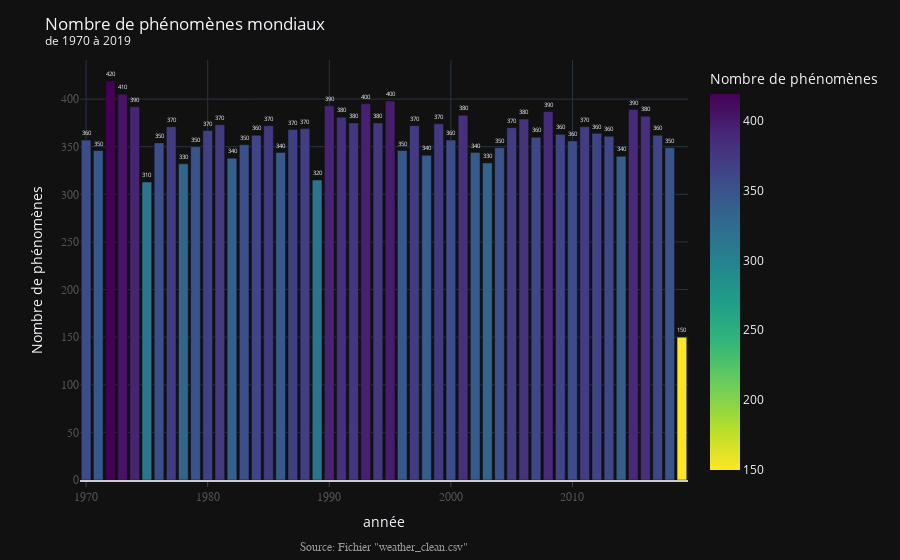

Source (notebook cell):
### Markdown cell above
Nombre de phénomènes de 1970 à 2019

### Code cell
# Graph
fig = px.bar(df_wea_year_gp,
             y='count_ufo_shape',
             x='year',
             text='count_ufo_shape',
             labels={'count_ufo_shape': 'Nombre de phénomènes',
                     'year': 'année'},
             color="count_ufo_shape",
             color_continuous_scale="Viridis_r",
             template=TEMPLATE)

# Text
fig.update_traces(texttemplate='%{text:.2s}',
                  textposition='outside')
fig.update_layout(title='Nombre de phénomènes mondiaux<br>'
                  '<sup>de 1970 à 2019</sup>',
                  showlegend=True,
                  xaxis=dict(
                        showline=True,
                        showgrid=True,
                        showticklabels=True,
                        linecolor='rgb(204, 204, 204)',
                        linewidth=2,
                        ticks='outside',
                        tickfont=dict(
                            family='Arial',
                            size=12,
                            color='rgb(82, 82, 82)'
                        ),
                  ),
                  yaxis=dict(
                      showgrid=True,
                      zeroline=False,
                      showline=False,
                      showticklabels=True,
                      tickfont=dict(
                          family='Arial',
                          size=12,
                          color='rgb(82, 82, 82)'
                      ),
                  )
                  #                   plot_bgcolor='white'
                  )

# Annotations
annotations = []

# Source
annotations.append(dict(xref='paper', yref='paper', x=0.5, y=-0.14,
                        xanchor='center', yanchor='top',
                        text='Source: Fichier "weather_clean.csv"',
                        font=dict(family='Arial',
                                  size=12,
                                  color='rgb(150,150,150)'),
                        showarrow=False))


fig.update_layout(annotations=annotations)

fig.show()

### Figure 1 — Plotly figure (JSON) as saved in the notebook; plotly's stock layout.template omitted (floating-point values rounded to 4 significant figures)
{"data": [{"alignmentgroup": "True", "hovertemplate": "année=%{x}<br>Nombre de phénomènes=%{marker.color}<extra></extra>", "legendgroup": "", "marker": {"color": [357, 346, 419, 405, 392, 313, 354, 371, 332, 350, 367, 373, 338, 352, 362, 372, 344, 368, 369, 315, 393, 381, 375, 395, 375, 398, 346, 372, 341, 374, 357, 383, 344, 333, 349, 370, 379, 360, 387, 363, 356, 371, 364, 361, 340, 389, 382, 362, 349, 150], "coloraxis": "coloraxis"}, "name": "", "offsetgroup": "", "orientation": "v", "showlegend": false, "text": [357, 346, 419, 405, 392, 313, 354, 371, 332, 350, 367, 373, 338, 352, 362, 372, 344, 368, 369, 315, 393, 381, 375, 395, 375, 398, 346, 372, 341, 374, 357, 383, 344, 333, 349, 370, 379, 360, 387, 363, 356, 371, 364, 361, 340, 389, 382, 362, 349, 150], "textposition": "outside", "texttemplate": "%{text:.2s}", "type": "bar", "x": [1970, 1971, 1972, 1973, 1974, 1975, 1976, 1977, 1978, 1979, 1980, 1981, 1982, 1983, 1984, 1985, 1986, 1987, 1988, 1989, 1990, 1991, 1992, 1993, 1994, 1995, 1996, 1997, 1998, 1999, 2000, 2001, 2002, 2003, 2004, 2005, 2006, 2007, 2008, 2009, 2010, 2011, 2012, 2013, 2014, 2015, 2016, 2017, 2018, 2019], "xaxis": "x", "y": [357, 346, 419, 405, 392, 313, 354, 371, 332, 350, 367, 373, 338, 352, 362, 372, 344, 368, 369, 315, 393, 381, 375, 395, 375, 398, 346, 372, 341, 374, 357, 383, 344, 333, 349, 370, 379, 360, 387, 363, 356, 371, 364, 361, 340, 389, 382, 362, 349, 150], "yaxis": "y"}], "layout": {"annotations": [{"font": {"color": "rgb(150,150,150)", "family": "Arial", "size": 12}, "showarrow": false, "text": "Source: Fichier \"weather_clean.csv\"", "x": 0.5, "xanchor": "center", "xref": "paper", "y": -0.14, "yanchor": "top", "yref": "paper"}], "barmode": "relative", "coloraxis": {"colorbar": {"title": {"text": "Nombre de phénomènes"}}, "colorscale": [[0, "#fde725"], [0.1111, "#b5de2b"], [0.2222, "#6ece58"], [0.3333, "#35b779"], [0.4444, "#1f9e89"], [0.5556, "#26828e"], [0.6667, "#31688e"], [0.7778, "#3e4989"], [0.8889, "#482878"], [1, "#440154"]]}, "legend": {"tracegroupgap": 0}, "margin": {"t": 60}, "showlegend": true, "title": {"text": "Nombre de phénomènes mondiaux<br><sup>de 1970 à 2019</sup>"}, "xaxis": {"anchor": "y", "domain": [0, 1], "linecolor": "rgb(204, 204, 204)", "linewidth": 2, "showgrid": true, "showline": true, "showticklabels": true, "tickfont": {"color": "rgb(82, 82, 82)", "family": "Arial", "size": 12}, "ticks": "outside", "title": {"text": "année"}}, "yaxis": {"anchor": "x", "domain": [0, 1], "showgrid": true, "showline": false, "showticklabels": true, "tickfont": {"color": "rgb(82, 82, 82)", "family": "Arial", "size": 12}, "title": {"text": "Nombre de phénomènes"}, "zeroline": false}}}
